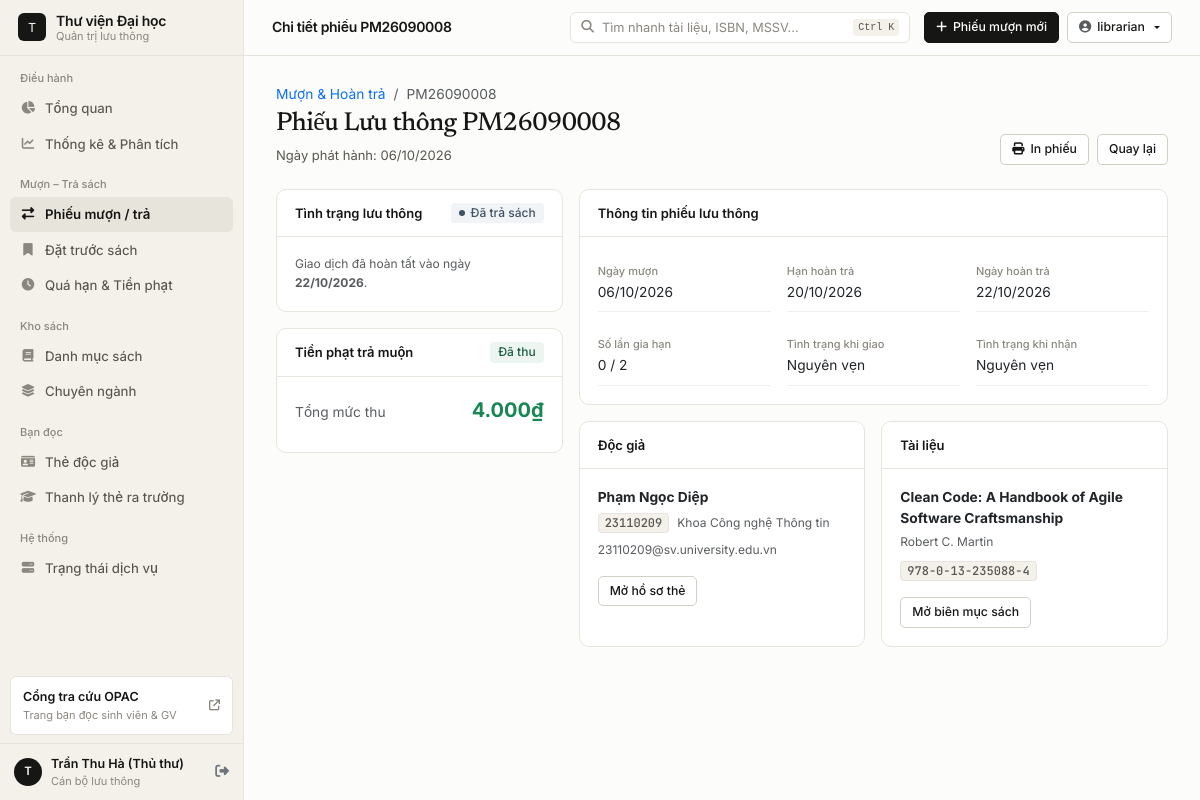
The app's page /loans/8 (signed in), older data.
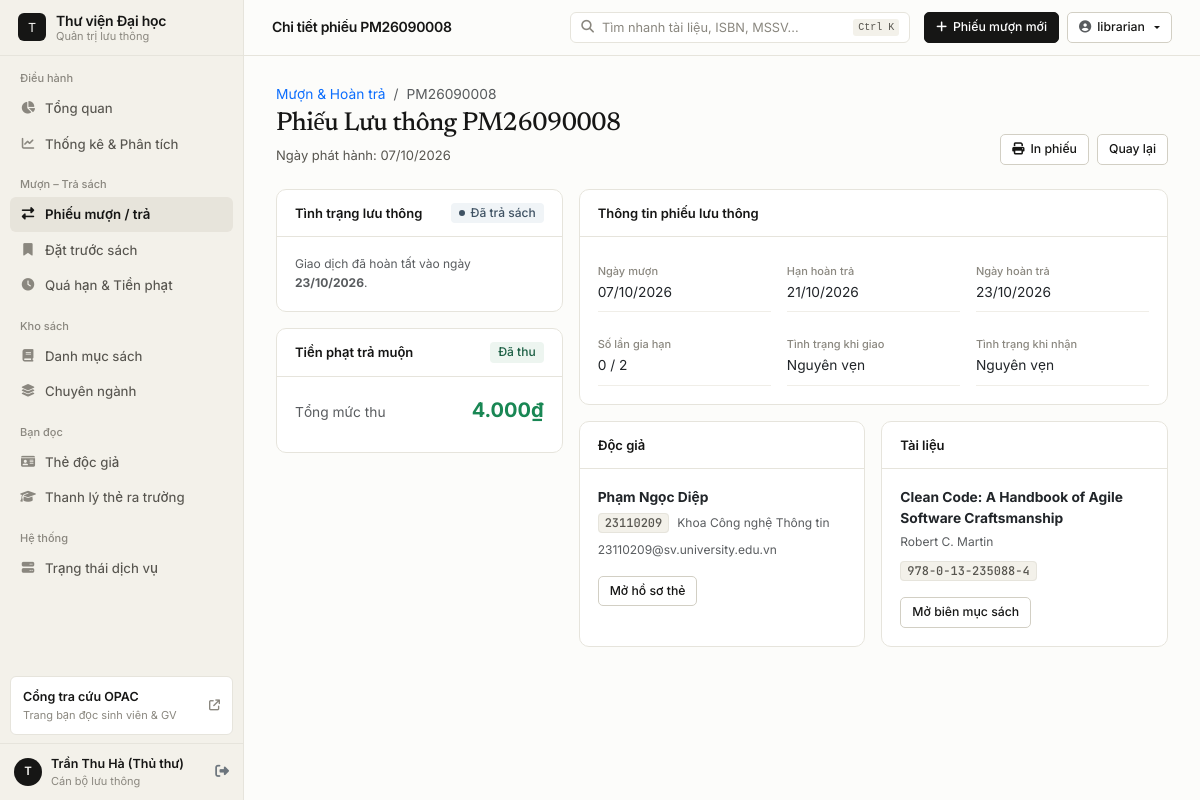
The same page, newer data.
### app/models/loan.py (models this page shows, shortened)
class Loan(db.Model):
    __tablename__ = 'loans'
    id = db.Column(db.Integer, primary_key=True)
    loan_code = db.Column(db.String(30), unique=True, nullable=False, index=True)
    book_id = db.Column(db.Integer, db.ForeignKey('books.id'), nullable=False, index=True)
    member_id = db.Column(db.Integer, db.ForeignKey('members.id'), nullable=False, index=True)
    librarian_id = db.Column(db.Integer, db.ForeignKey('users.id'))
    loan_date = db.Column(db.Date, nullable=False, default=date.today)
    due_date = db.Column(db.Date, nullable=False)
    return_date = db.Column(db.Date)
    status = db.Column(db.String(20), default='borrowed', index=True)
    renewal_count = db.Column(db.Integer, default=0)
    fine_amount = db.Column(db.Float, default=0)
    fine_paid = db.Column(db.Boolean, default=False)
    fine_reason = db.Column(db.String(50))  # overdue, lost, damaged
    fine_paid_at = db.Column(db.DateTime)
    notes = db.Column(db.Text)
    condition_out = db.Column(db.String(50), default='good')  # good, fair, poor
    condition_in = db.Column(db.String(50))
    created_at = db.Column(db.DateTime, default=datetime.utcnow)
    updated_at = db.Column(db.DateTime, default=datetime.utcnow, onupdate=datetime.utcnow)
    @property
    def is_overdue(self):
        if self.status == 'borrowed' and self.due_date:
            return date.today() > self.due_date
        return False

### app/web/loans.py (the view)
@loans_bp.route('/<int:loan_id>')
@login_required
def detail(loan_id):
    loan = LoanService.get_loan_by_id(loan_id)
    fine_per_day = current_app.config.get('FINE_PER_DAY', 2000)
    return render_template('loans/detail.html', loan=loan, fine_per_day=fine_per_day)

### app/models/user.py (called while the page is built)
@login_manager.user_loader
def load_user(user_id):
    user = db.session.get(User, int(user_id))
    return user if user and user.is_active else None

    @property
    def is_admin(self):
        return self.role == 'admin'

### app/service_access.py (called while the page is built)
def service_router(local, remote):
    class Router:
        def __getattr__(self, name):
            target = remote if current_app.config.get('USE_SERVICE_CLIENTS') else local
            return getattr(target, name)
    return Router()

### app/services/loan_service.py (called while the page is built)
    @staticmethod
    def get_loan_by_id(loan_id):
        return db.get_or_404(Loan, loan_id)

### app/templates/loans/detail.html (shortened to what the changed rows need)
{% extends 'base.html' %}
{% block page_title %}Chi tiết phiếu {{ loan.loan_code }}{% endblock %}
{% block content %}
<div class="section-header">
    <div>
        <nav aria-label="breadcrumb" class="mb-1">
            <ol class="breadcrumb mb-0">
                <li class="breadcrumb-item"><a href="{{ url_for('loans.index') }}" class="text-decoration-none">Mượn & Hoàn trả</a></li>
                <li class="breadcrumb-item active">{{ loan.loan_code }}</li>
            </ol>
        </nav>
        <h2 class="section-title">Phiếu Lưu thông {{ loan.loan_code }}</h2>
        <p class="section-subtitle">Ngày phát hành: {{ loan.loan_date | fmt_date }}</p>
    </div>
</div>
<div class="row g-3">
    <div class="col-lg-4 d-flex flex-column gap-3">
        <div class="card">
            <div class="card-header">
                <span>Tình trạng lưu thông</span>
                {{ loan.status | status_badge | safe }}
            </div>
            <div class="card-body">
                {% if loan.status == 'borrowed' %}
                <div class="d-grid gap-2">
                    <a href="{{ url_for('loans.return_book', loan_id=loan.id) }}" class="btn btn-success">Tiếp nhận hoàn trả</a>
                    {% if loan.renewal_count < 2 and not loan.is_overdue %}
                    <form method="POST" action="{{ url_for('loans.renew', loan_id=loan.id) }}" data-no-pjax>
                        <input type="hidden" name="csrf_token" value="{{ csrf_token() }}">
                        <button type="submit" class="btn btn-outline-primary w-100">Gia hạn (còn {{ 2 - loan.renewal_count }} lượt)</button>
                    </form>
                    {% endif %}
                    <button type="button" class="btn btn-outline-danger" data-bs-toggle="modal" data-bs-target="#lostModal">
                        Báo mất tài liệu
                    </button>
                </div>
                {% else %}
                <div class="text-muted small">
                    Giao dịch đã hoàn tất vào ngày <strong>{{ loan.return_date | fmt_date }}</strong>.
                </div>
                {% endif %}
            </div>
        </div>
        {% if loan.fine_amount and loan.fine_amount > 0 %}
        <div class="card">
            <div class="card-header">
                <span>{{ loan.fine_reason | fine_reason_label }}</span>
                {% if loan.fine_paid %}
                <span class="status-pill pill-emerald">Đã thu</span>
                {% else %}
                <span class="status-pill pill-rose">Chưa thu</span>
                {% endif %}
            </div>
            <div class="card-body">
                <div class="d-flex justify-content-between align-items-baseline mb-2">
                    <span class="text-muted">Tổng mức thu</span>
                    <strong class="fs-5 {% if not loan.fine_paid %}text-danger{% else %}text-success{% endif %}">{{ loan.fine_amount | vnd }}</strong>
                </div>
            </div>
        </div>
        {% endif %}
    </div>
    <div class="col-lg-8 d-flex flex-column gap-3">
        <div class="card">
            <div class="card-body">
                <div class="row g-3">
                    <div class="col-md-4"><div class="info-field"><span class="info-field-label">Ngày mượn</span><span>{{ loan.loan_date | fmt_date }}</span></div></div>
                    <div class="col-md-4"><div class="info-field"><span class="info-field-label">Hạn hoàn trả</span><span class="{% if loan.is_overdue %}text-danger fw-semibold{% endif %}">{{ loan.due_date | fmt_date }}</span></div></div>
                    <div class="col-md-4"><div class="info-field"><span class="info-field-label">Ngày hoàn trả</span><span>{{ loan.return_date | fmt_date }}</span></div></div>
                    <div class="col-md-4"><div class="info-field"><span class="info-field-label">Số lần gia hạn</span><span>{{ loan.renewal_count }} / 2</span></div></div>
                    <div class="col-md-4"><div class="info-field"><span class="info-field-label">Tình trạng khi giao</span><span>{{ loan.condition_out | condition_label }}</span></div></div>
                    <div class="col-md-4"><div class="info-field"><span class="info-field-label">Tình trạng khi nhận</span><span>{{ loan.condition_in | condition_label }}</span></div></div>
                </div>
            </div>
        </div>
    </div>
</div>
{% endblock %}

Row changes from the older to the newer data that the page shows:
changed Loan "PM26090008": loan_date|fmt_date "06/10/2026" → "07/10/2026"; return_date|fmt_date "22/10/2026" → "23/10/2026"; due_date|fmt_date "20/10/2026" → "21/10/2026"
